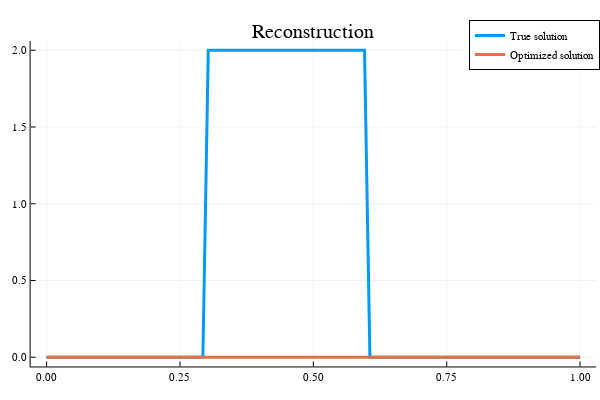

Source (notebook cell):
### Code cell
x=[xt,xbest];

plot(px,x,title="Reconstruction",label=["True solution" "Optimized solution"],lw=3)

### Figure 1 — Plotly figure (JSON) as saved in the notebook; plotly's stock layout.template omitted (floating-point values rounded to 4 significant figures)
{"data": [{"colorbar": {"title": ""}, "legendgroup": "True solution", "line": {"color": "rgba(0, 154, 250, 1.000)", "dash": "solid", "shape": "linear", "width": 3}, "mode": "lines", "name": "True solution", "showlegend": true, "type": "scatter", "x": [0, 0.0101, 0.0202, 0.0303, 0.0404, 0.05051, 0.06061, 0.07071, 0.08081, 0.09091, 0.101, 0.1111, 0.1212, 0.1313, 0.1414, 0.1515, 0.1616, 0.1717, 0.1818, 0.1919, 0.202, 0.2121, 0.2222, 0.2323, 0.2424, 0.2525, 0.2626, 0.2727, 0.2828, 0.2929, 0.303, 0.3131, 0.3232, 0.3333, 0.3434, 0.3535, 0.3636, 0.3737, 0.3838, 0.3939, 0.404, 0.4141, 0.4242, 0.4343, 0.4444, 0.4545, 0.4646, 0.4747, 0.4848, 0.4949, 0.5051, 0.5152, 0.5253, 0.5354, 0.5455, 0.5556, 0.5657, 0.5758, 0.5859, 0.596, 0.6061, 0.6162, 0.6263, 0.6364, 0.6465, 0.6566, 0.6667, 0.6768, 0.6869, 0.697, 0.7071, 0.7172, 0.7273, 0.7374, 0.7475, 0.7576, 0.7677, 0.7778, 0.7879, 0.798, 0.8081, 0.8182, 0.8283, 0.8384, 0.8485, 0.8586, 0.8687, 0.8788, 0.8889, 0.899, 0.9091, 0.9192, 0.9293, 0.9394, 0.9495, 0.9596, 0.9697, 0.9798, 0.9899, 1], "xaxis": "x", "y": [0, 0, 0, 0, 0, 0, 0, 0, 0, 0, 0, 0, 0, 0, 0, 0, 0, 0, 0, 0, 0, 0, 0, 0, 0, 0, 0, 0, 0, 0, 2, 2, 2, 2, 2, 2, 2, 2, 2, 2, 2, 2, 2, 2, 2, 2, 2, 2, 2, 2, 2, 2, 2, 2, 2, 2, 2, 2, 2, 2, 0, 0, 0, 0, 0, 0, 0, 0, 0, 0, 0, 0, 0, 0, 0, 0, 0, 0, 0, 0, 0, 0, 0, 0, 0, 0, 0, 0, 0, 0, 0, 0, 0, 0, 0, 0, 0, 0, 0, 0], "yaxis": "y", "zmax": null, "zmin": null}, {"colorbar": {"title": ""}, "legendgroup": "Optimized solution", "line": {"color": "rgba(227, 111, 71, 1.000)", "dash": "solid", "shape": "linear", "width": 3}, "mode": "lines", "name": "Optimized solution", "showlegend": true, "type": "scatter", "x": [0, 0.0101, 0.0202, 0.0303, 0.0404, 0.05051, 0.06061, 0.07071, 0.08081, 0.09091, 0.101, 0.1111, 0.1212, 0.1313, 0.1414, 0.1515, 0.1616, 0.1717, 0.1818, 0.1919, 0.202, 0.2121, 0.2222, 0.2323, 0.2424, 0.2525, 0.2626, 0.2727, 0.2828, 0.2929, 0.303, 0.3131, 0.3232, 0.3333, 0.3434, 0.3535, 0.3636, 0.3737, 0.3838, 0.3939, 0.404, 0.4141, 0.4242, 0.4343, 0.4444, 0.4545, 0.4646, 0.4747, 0.4848, 0.4949, 0.5051, 0.5152, 0.5253, 0.5354, 0.5455, 0.5556, 0.5657, 0.5758, 0.5859, 0.596, 0.6061, 0.6162, 0.6263, 0.6364, 0.6465, 0.6566, 0.6667, 0.6768, 0.6869, 0.697, 0.7071, 0.7172, 0.7273, 0.7374, 0.7475, 0.7576, 0.7677, 0.7778, 0.7879, 0.798, 0.8081, 0.8182, 0.8283, 0.8384, 0.8485, 0.8586, 0.8687, 0.8788, 0.8889, 0.899, 0.9091, 0.9192, 0.9293, 0.9394, 0.9495, 0.9596, 0.9697, 0.9798, 0.9899, 1], "xaxis": "x", "y": [0, 0, 0, 0, 0, 0, 0, 0, 0, 0, 0, 0, 0, 0, 0, 0, 0, 0, 0, 0, 0, 0, 0, 0, 0, 0, 0, 0, 0, 0, 0, 0, 0, 0, 0, 0, 0, 0, 0, 0, 0, 0, 0, 0, 0, 0, 0, 0, 0, 0, 0, 0, 0, 0, 0, 0, 0, 0, 0, 0, 0, 0, 0, 0, 0, 0, 0, 0, 0, 0, 0, 0, 0, 0, 0, 0, 0, 0, 0, 0, 0, 0, 0, 0, 0, 0, 0, 0, 0, 0, 0, 0, 0, 0, 0, 0, 0, 0, 0, 0], "yaxis": "y", "zmax": null, "zmin": null}], "layout": {"annotations": [{"font": {"color": "rgba(0, 0, 0, 1.000)", "family": "sans-serif", "size": 20}, "rotation": 0, "showarrow": false, "text": "Reconstruction", "x": 0.5222, "xanchor": "center", "xref": "paper", "y": 1, "yanchor": "top", "yref": "paper"}], "height": 400, "legend": {"bgcolor": "rgba(255, 255, 255, 1.000)", "bordercolor": "rgba(0, 0, 0, 1.000)", "borderwidth": 1, "font": {"color": "rgba(0, 0, 0, 1.000)", "family": "sans-serif", "size": 11}, "title": {"font": {"color": "rgba(0, 0, 0, 1.000)", "family": "sans-serif", "size": 15}, "text": ""}, "tracegroupgap": 0, "traceorder": "normal", "x": 1, "xanchor": "auto", "y": 1, "yanchor": "auto"}, "margin": {"b": 20, "l": 0, "r": 0, "t": 20}, "paper_bgcolor": "rgba(255, 255, 255, 1.000)", "plot_bgcolor": "rgba(255, 255, 255, 1.000)", "showlegend": true, "width": 600, "xaxis": {"anchor": "y", "domain": [0.05101, 0.9934], "gridcolor": "rgba(0, 0, 0, 0.100)", "gridwidth": 0.5, "linecolor": "rgba(0, 0, 0, 1.000)", "mirror": false, "range": [-0.03, 1.03], "showgrid": true, "showline": true, "showticklabels": true, "tickangle": 0, "tickcolor": "rgb(0, 0, 0)", "tickfont": {"color": "rgba(0, 0, 0, 1.000)", "family": "sans-serif", "size": 11}, "tickmode": "array", "ticks": "inside", "ticktext": ["0.00", "0.25", "0.50", "0.75", "1.00"], "tickvals": [0, 0.25, 0.5, 0.75, 1], "title": "", "titlefont": {"color": "rgba(0, 0, 0, 1.000)", "family": "sans-serif", "size": 15}, "type": "-", "visible": true, "zeroline": false, "zerolinecolor": "rgba(0, 0, 0, 1.000)"}, "yaxis": {"anchor": "x", "domain": [0.03762, 0.9415], "gridcolor": "rgba(0, 0, 0, 0.100)", "gridwidth": 0.5, "linecolor": "rgba(0, 0, 0, 1.000)", "mirror": false, "range": [-0.06, 2.06], "showgrid": true, "showline": true, "showticklabels": true, "tickangle": 0, "tickcolor": "rgb(0, 0, 0)", "tickfont": {"color": "rgba(0, 0, 0, 1.000)", "family": "sans-serif", "size": 11}, "tickmode": "array", "ticks": "inside", "ticktext": ["0.0", "0.5", "1.0", "1.5", "2.0"], "tickvals": [0, 0.5, 1, 1.5, 2], "title": "", "titlefont": {"color": "rgba(0, 0, 0, 1.000)", "family": "sans-serif", "size": 15}, "type": "-", "visible": true, "zeroline": false, "zerolinecolor": "rgba(0, 0, 0, 1.000)"}}}
